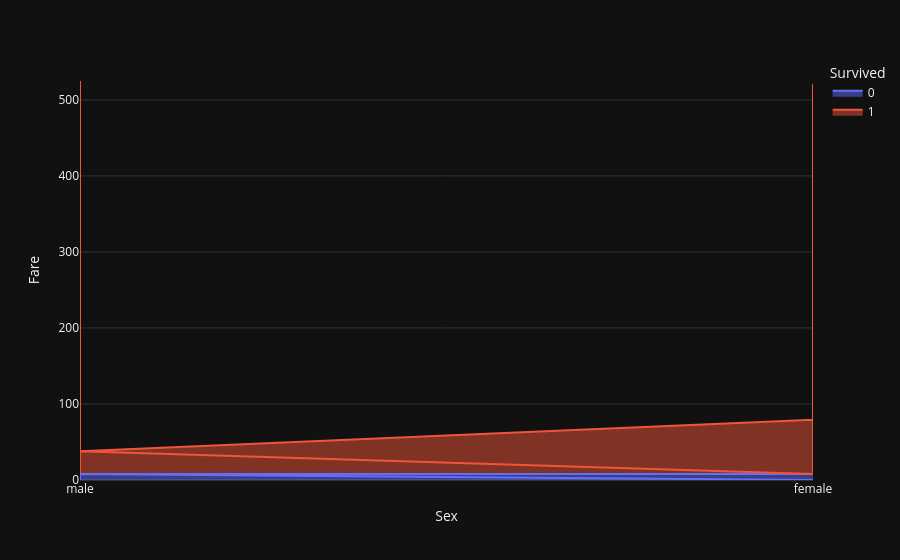

Here is the notebook cell this chart was saved with:
### Code cell
px.area(df, x="Sex", y="Fare", color="Survived", line_group="Sex", template="plotly_dark")

### Figure 1 — Plotly figure (JSON) as saved in the notebook; plotly's stock layout.template omitted (floating-point values rounded to 4 significant figures; data arrays with more than 128 entries replaced by an {"elided": "..."} marker saying what was removed)
{"data": [{"fillpattern": {"shape": ""}, "hovertemplate": "Survived=0<br>Sex=%{x}<br>Fare=%{y}<extra></extra>", "legendgroup": "0", "line": {"color": "#636efa"}, "marker": {"symbol": "circle"}, "mode": "lines", "name": "0", "orientation": "v", "showlegend": true, "stackgroup": "1", "type": "scatter", "x": {"elided": "468 str values"}, "xaxis": "x", "y": {"elided": "468 float values"}, "yaxis": "y"}, {"fillpattern": {"shape": ""}, "hovertemplate": "Survived=0<br>Sex=%{x}<br>Fare=%{y}<extra></extra>", "legendgroup": "0", "line": {"color": "#636efa"}, "marker": {"symbol": "circle"}, "mode": "lines", "name": "0", "orientation": "v", "showlegend": false, "stackgroup": "1", "type": "scatter", "x": ["female", "female", "female", "female", "female", "female", "female", "female", "female", "female", "female", "female", "female", "female", "female", "female", "female", "female", "female", "female", "female", "female", "female", "female", "female", "female", "female", "female", "female", "female", "female", "female", "female", "female", "female", "female", "female", "female", "female", "female", "female", "female", "female", "female", "female", "female", "female", "female", "female", "female", "female", "female", "female", "female", "female", "female", "female", "female", "female", "female", "female", "female", "female", "female", "female", "female", "female", "female", "female", "female", "female", "female", "female", "female", "female", "female", "female", "female", "female", "female", "female"], "xaxis": "x", "y": [7.854, 18.0, 21.07, 18.0, 9.475, 21.0, 17.8, 46.9, 7.896, 14.45, 9.825, 14.46, 31.27, 14.5, 15.25, 34.38, 27.9, 28.71, 69.55, 13.0, 10.46, 25.47, 7.55, 14.45, 7.775, 10.46, 20.21, 7.75, 7.75, 8.85, 151.6, 26.0, 13.0, 14.45, 21.07, 7.854, 9.825, 8.662, 25.47, 8.05, 24.15, 14.4, 34.38, 9.838, 25.47, 151.6, 7.75, 7.629, 9.588, 8.662, 31.27, 31.27, 8.05, 21.07, 14.46, 7.75, 31.27, 16.1, 27.9, 39.69, 27.9, 6.75, 15.5, 46.9, 8.137, 14.45, 7.925, 34.38, 7.75, 10.5, 69.55, 24.15, 7.775, 31.27, 7.925, 15.25, 26.0, 69.55, 10.52, 29.12, 23.45], "yaxis": "y"}, {"fillpattern": {"shape": ""}, "hovertemplate": "Survived=1<br>Sex=%{x}<br>Fare=%{y}<extra></extra>", "legendgroup": "1", "line": {"color": "#EF553B"}, "marker": {"symbol": "circle"}, "mode": "lines", "name": "1", "orientation": "v", "showlegend": true, "stackgroup": "1", "type": "scatter", "x": ["male", "male", "male", "male", "male", "male", "male", "male", "male", "male", "male", "male", "male", "male", "male", "male", "male", "male", "male", "male", "male", "male", "male", "male", "male", "male", "male", "male", "male", "male", "male", "male", "male", "male", "male", "male", "male", "male", "male", "male", "male", "male", "male", "male", "male", "male", "male", "male", "male", "male", "male", "male", "male", "male", "male", "male", "male", "male", "male", "male", "male", "male", "male", "male", "male", "male", "male", "male", "male", "male", "male", "male", "male", "male", "male", "male", "male", "male", "male", "male", "male", "male", "male", "male", "male", "male", "male", "male", "male", "male", "male", "male", "male", "male", "male", "male", "male", "male", "male", "male", "male", "male", "male", "male", "male", "male", "male", "male", "male"], "xaxis": "x", "y": [13.0, 13.0, 35.5, 7.229, 35.5, 15.25, 56.5, 29.0, 9.5, 63.36, 7.775, 11.24, 7.142, 7.796, 20.52, 39.0, 26.55, 26.0, 8.05, 18.79, 31.0, 8.05, 90.0, 10.5, 52.55, 31.39, 7.775, 0.0, 8.05, 9.5, 13.0, 30.5, 23.25, 151.6, 8.05, 26.0, 15.9, 55.44, 120.0, 7.796, 7.925, 18.75, 7.925, 8.05, 26.55, 8.113, 81.86, 26.55, 30.5, 89.1, 7.896, 26.55, 91.08, 15.9, 26.55, 56.5, 7.75, 26.29, 26.0, 13.86, 36.75, 110.9, 7.225, 7.854, 10.5, 26.39, 7.925, 79.2, 56.93, 26.55, 30.5, 52.55, 15.74, 30.0, 30.5, 56.5, 76.73, 35.5, 133.7, 7.925, 13.0, 512.3, 76.73, 57.0, 56.5, 26.29, 26.29, 15.25, 52.0, 53.1, 512.3, 30.0, 7.925, 12.47, 14.5, 7.229, 20.57, 120.0, 8.517, 6.975, 8.662, 37.0, 7.75, 18.75, 56.5, 29.7, 26.55, 11.13, 30.0], "yaxis": "y"}, {"fillpattern": {"shape": ""}, "hovertemplate": "Survived=1<br>Sex=%{x}<br>Fare=%{y}<extra></extra>", "legendgroup": "1", "line": {"color": "#EF553B"}, "marker": {"symbol": "circle"}, "mode": "lines", "name": "1", "orientation": "v", "showlegend": false, "stackgroup": "1", "type": "scatter", "x": {"elided": "233 str values"}, "xaxis": "x", "y": {"elided": "233 float values"}, "yaxis": "y"}], "layout": {"legend": {"title": {"text": "Survived"}, "tracegroupgap": 0}, "margin": {"t": 60}, "xaxis": {"anchor": "y", "categoryarray": ["male", "female"], "categoryorder": "array", "domain": [0, 1], "title": {"text": "Sex"}}, "yaxis": {"anchor": "x", "domain": [0, 1], "title": {"text": "Fare"}}}}
